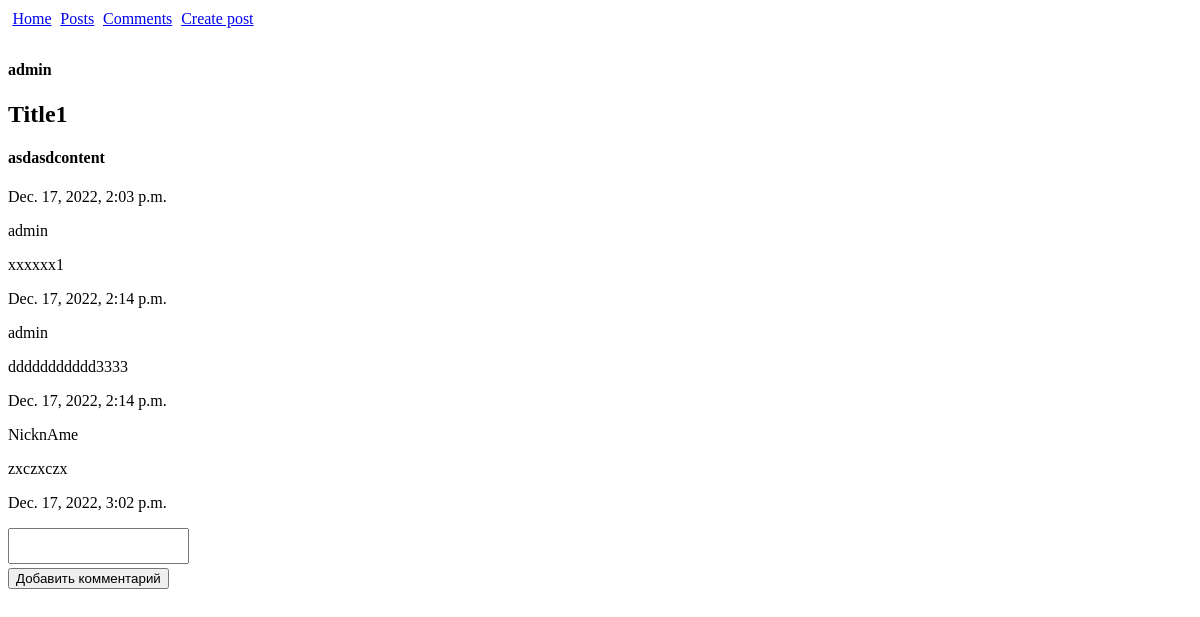
Page /announce/2 on the earlier database version.
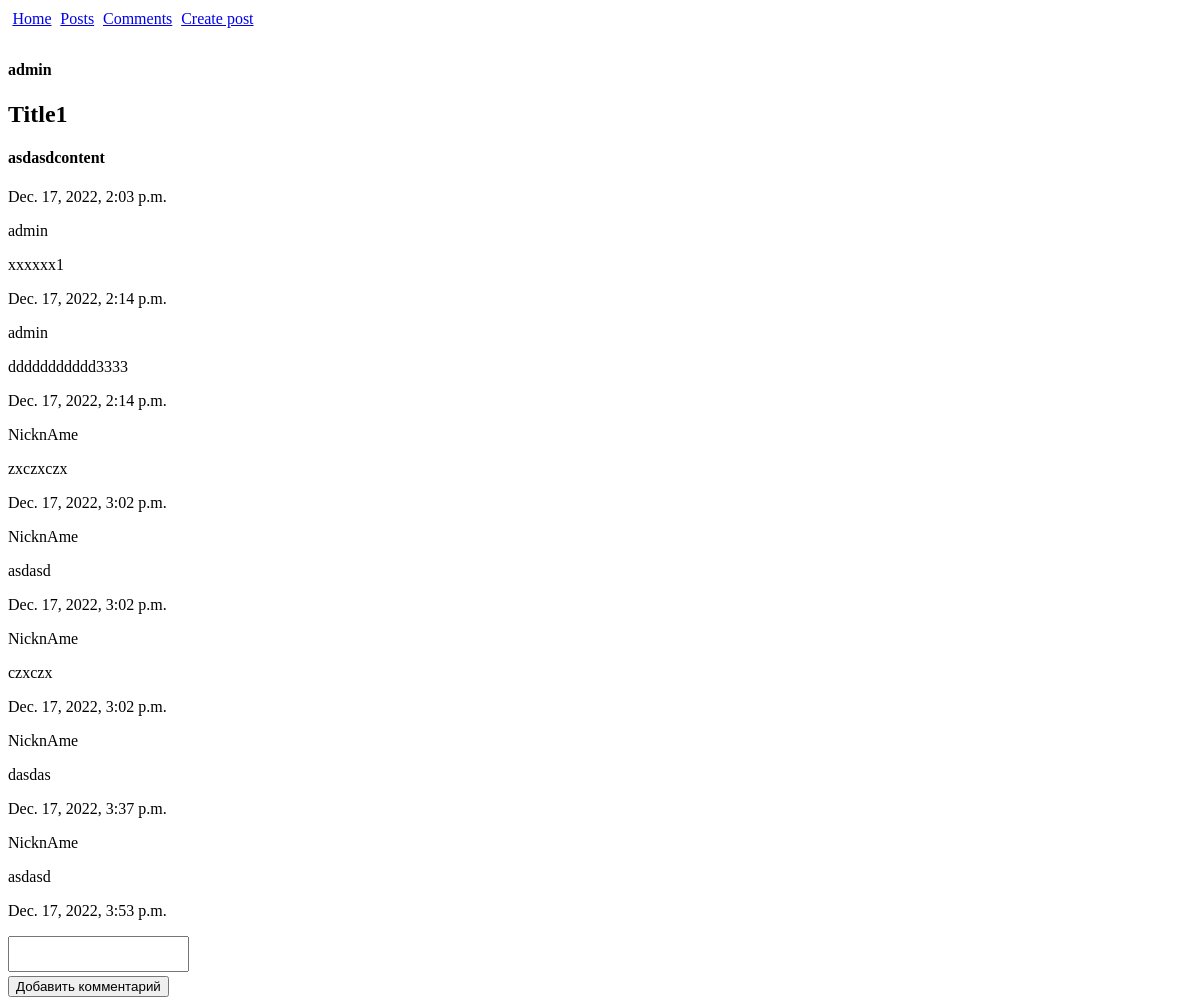
Same page on the later database version.
### app/models.py (models this page shows, shortened)
class Comments(models.Model):
    Announcement = models.ForeignKey(Announcement, on_delete = models.CASCADE)
    User = models.ForeignKey(MyUser, on_delete=models.CASCADE)
    Comment = models.TextField(default='comment')
    Comment_date = models.DateTimeField(auto_now_add=True)
    Comment_accepted = models.BooleanField(default = False)

### users/models.py (models this page shows)
class MyUser(AbstractUser):
    user_status = models.BooleanField(default = False)

### app/views.py (the view, shortened to what this page needs)
# urls.py: path('<int:pk>', AnnouncemenDetailView.as_view()),
class AnnouncemenDetailView(DetailView):
    model = Announcement
    template_name = 'announce/announce_detail.html'
    context_object_name = 'Announcement'
    queryset = Announcement.objects.all()
    def get_object(self):
        obj = super().get_object(queryset=self.queryset)
        return obj
    def get_context_data(self, **kwargs):
        context = super().get_context_data(**kwargs)
        context['form'] = AnnouncementForm()
        objFiles= Files.objects.filter(Announcement = self.object)
        data = []
        for file in objFiles:
            file_data =   {'name': file.Name,
                         'type': file.File_type}
            data.append(file_data)
        context['dataFiles'] = data
        objComments = Comments.objects.filter(Announcement = self.object, Comment_accepted = True)
        data = []
        for comment in objComments:
            data.append(comment)
        context['comments'] = data
        return context

### app/forms.py
class AnnouncementForm(ModelForm):
    class Meta:
        model = Announcement
        fields = ['Announcement_title', 'Announcement_text']

### app/templates/announce/announce_detail.html (shortened to what this page needs)
{% extends 'base.html' %}
{% load static %}
{% block content %}
    <div class="announce_detail">
        <span>
            <h4>{{Announcement.Announcement_author}}
            </h4>
        </span>
        <h2>{{Announcement.Announcement_title}}</h2>
        <h4>{{Announcement.Announcement_text}}</h4>
        <p>{{Announcement.Creation_date}}</p>
        <div class = "announce_comments">
            {% for comment in comments%}
                <p>{{comment.User}}</p>
                <p>{{comment.Comment}}</p>
                <p>{{comment.Comment_date}}</p>
            {% endfor %}
        </div>
        <form method="Post"> {% csrf_token %}
            <div class = "Add_Comment">
                <textarea class = "comment_area" id="CommentInput" name = "CommentArea"></textarea>
                <br>
                <button name = "AddComment">Добавить комментарий</button>
            </div>
        </form>
    </div>
{% endblock %}

Differences in the rows shown:
now on this page (row edited): Comments: User "NicknAme", Comment "asdasd", Comment_date "Dec. 17, 2022, 3:02 p.m."
now on this page (row edited): Comments: User "NicknAme", Comment "czxczx", Comment_date "Dec. 17, 2022, 3:02 p.m."
added Comments: User "NicknAme", Comment "dasdas", Comment_date "Dec. 17, 2022, 3:37 p.m."
added Comments: User "NicknAme", Comment "asdasd", Comment_date "Dec. 17, 2022, 3:53 p.m."
